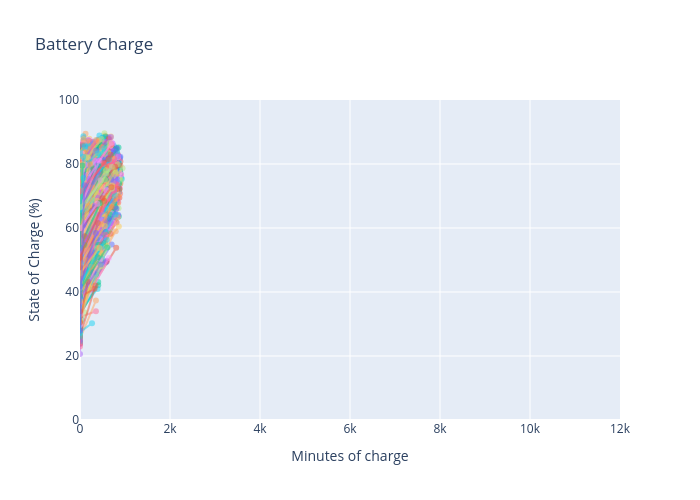

The cell this chart's notebook holds for it:
### Code cell
# Max min for x-axis scaling
max_minutes = charge_data['duration_minutes'].max()

# --- Matplotlib version ---
fig, ax = plt.subplots(figsize=(7, 6))

for _, row in charge_data.iterrows():
    x_vals = [0, row['duration_minutes']]
    y_vals = [row['soc'], row['end_soc']]
    ax.plot(x_vals, y_vals, marker='o', alpha=0.6)

ax.set_title('Battery Charge')
ax.set_xlabel('Minutes of charge')
ax.set_ylabel('State of Charge (%)')
ax.set_xlim(0, max_minutes)
ax.set_ylim(0, 100)
ax.grid(True)

plt.tight_layout()
plt.show()


# --- Plotly version ---
colors = px.colors.qualitative.Plotly
fig = go.Figure()

for color_idx, (_, row) in enumerate(charge_data.reset_index().iterrows()):
    fig.add_trace(
        go.Scatter(
            x=[0, row['duration_minutes']],
            y=[row['soc'], row['end_soc']],
            mode='lines+markers',
            opacity=0.5,
            line=dict(color=colors[color_idx % len(colors)], width=2),
            marker=dict(size=6),
            name=f"charge {row['index']}",
            hovertemplate=(
                f"charge index: {row['index']}<br>"
                f"SOC start: {row['soc']}%<br>"
                f"SOC end: {row['end_soc']}%<br>"
                f"Min of charge: {row['duration_minutes']} min<br>"
            )
        )
    )

fig.update_xaxes(title_text='Minutes of charge', range=[0, max_minutes])
fig.update_yaxes(title_text='State of Charge (%)', range=[0, 100])

fig.update_layout(
    title="Battery Charge",
    height=500,
    width=700,
    showlegend=False,
    hovermode='closest'
)

fig.show()
